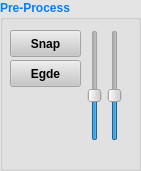
   <widget class="QGroupBox" name="groupBox_2">
    <property name="geometry">
     <rect>
      <x>160</x>
      <y>290</y>
      <width>141</width>
      <height>171</height>
     </rect>
    </property>
    <property name="palette">
     <palette>
      <active>
       <colorrole role="WindowText">
        <brush brushstyle="SolidPattern">
         <color alpha="255">
          <red>7</red>
          <green>124</green>
          <blue>249</blue>
         </color>
        </brush>
       </colorrole>
       <colorrole role="Button">
        <brush brushstyle="SolidPattern">
         <color alpha="255">
          <red>199</red>
          <green>198</green>
          <blue>198</blue>
         </color>
        </brush>
       </colorrole>
       <colorrole role="Light">
        <brush brushstyle="SolidPattern">
         <color alpha="255">
          <red>255</red>
          <green>255</green>
          <blue>255</blue>
         </color>
        </brush>
       </colorrole>
       <colorrole role="Midlight">
        <brush brushstyle="SolidPattern">
         <color alpha="255">
          <red>227</red>
          <green>226</green>
          <blue>226</blue>
         </color>
        </brush>
       </colorrole>
       <colorrole role="Dark">
        <brush brushstyle="SolidPattern">
         <color alpha="255">
          <red>99</red>
          <green>99</green>
          <blue>99</blue>
         </color>
        </brush>
       </colorrole>
       <colorrole role="Mid">
        <brush brushstyle="SolidPattern">
         <color alpha="255">
          <red>133</red>
          <green>132</green>
          <blue>132</blue>
         </color>
        </brush>
       </colorrole>
       <colorrole role="Text">
        <brush brushstyle="SolidPattern">
         <color alpha="255">
          <red>0</red>
          <green>0</green>
          <blue>0</blue>
         </color>
        </brush>
       </colorrole>
       <colorrole role="BrightText">
        <brush brushstyle="SolidPattern">
         <color alpha="255">
          <red>255</red>
          <green>255</green>
          <blue>255</blue>
         </color>
        </brush>
       </colorrole>
       <colorrole role="ButtonText">
        <brush brushstyle="SolidPattern">
         <color alpha="255">
          <red>0</red>
          <green>0</green>
          <blue>0</blue>
         </color>
        </brush>
       </colorrole>
       <colorrole role="Base">
        <brush brushstyle="SolidPattern">
         <color alpha="255">
          <red>20</red>
          <green>10</green>
          <blue>0</blue>
         </color>
        </brush>
       </colorrole>
       <colorrole role="Window">
        <brush brushstyle="SolidPattern">
         <color alpha="255">
          <red>229</red>
          <green>228</green>
          <blue>228</blue>
         </color>
        </brush>
       </colorrole>
       <colorrole role="Shadow">
        <brush brushstyle="SolidPattern">
         <color alpha="255">
          <red>0</red>
          <green>0</green>
          <blue>0</blue>
         </color>
        </brush>
       </colorrole>
       <colorrole role="AlternateBase">
        <brush brushstyle="SolidPattern">
         <color alpha="255">
          <red>227</red>
          <green>226</green>
          <blue>226</blue>
         </color>
        </brush>
       </colorrole>
       <colorrole role="ToolTipBase">
        <brush brushstyle="SolidPattern">
         <color alpha="255">
          <red>255</red>
          <green>255</green>
          <blue>220</blue>
         </color>
        </brush>
       </colorrole>
       <colorrole role="ToolTipText">
        <brush brushstyle="SolidPattern">
         <color alpha="255">
          <red>0</red>
          <green>0</green>
          <blue>0</blue>
         </color>
        </brush>
       </colorrole>
      </active>
      <inactive>
       <colorrole role="WindowText">
        <brush brushstyle="SolidPattern">
         <color alpha="255">
          <red>7</red>
          <green>124</green>
          <blue>249</blue>
         </color>
        </brush>
       </colorrole>
       <colorrole role="Button">
        <brush brushstyle="SolidPattern">
         <color alpha="255">
          <red>199</red>
          <green>198</green>
          <blue>198</blue>
         </color>
        </brush>
       </colorrole>
       <colorrole role="Light">
        <brush brushstyle="SolidPattern">
         <color alpha="255">
          <red>255</red>
          <green>255</green>
          <blue>255</blue>
         </color>
        </brush>
       </colorrole>
       <colorrole role="Midlight">
        <brush brushstyle="SolidPattern">
         <color alpha="255">
          <red>227</red>
          <green>226</green>
          <blue>226</blue>
         </color>
        </brush>
       </colorrole>
       <colorrole role="Dark">
        <brush brushstyle="SolidPattern">
         <color alpha="255">
          <red>99</red>
          <green>99</green>
          <blue>99</blue>
         </color>
        </brush>
       </colorrole>
       <colorrole role="Mid">
        <brush brushstyle="SolidPattern">
         <color alpha="255">
          <red>133</red>
          <green>132</green>
          <blue>132</blue>
         </color>
        </brush>
       </colorrole>
       <colorrole role="Text">
        <brush brushstyle="SolidPattern">
         <color alpha="255">
          <red>0</red>
          <green>0</green>
          <blue>0</blue>
         </color>
        </brush>
       </colorrole>
       <colorrole role="BrightText">
        <brush brushstyle="SolidPattern">
         <color alpha="255">
          <red>255</red>
          <green>255</green>
          <blue>255</blue>
         </color>
        </brush>
       </colorrole>
       <colorrole role="ButtonText">
        <brush brushstyle="SolidPattern">
         <color alpha="255">
          <red>0</red>
          <green>0</green>
          <blue>0</blue>
         </color>
        </brush>
       </colorrole>
       <colorrole role="Base">
        <brush brushstyle="SolidPattern">
         <color alpha="255">
          <red>20</red>
          <green>10</green>
          <blue>0</blue>
         </color>
        </brush>
       </colorrole>
       <colorrole role="Window">
        <brush brushstyle="SolidPattern">
         <color alpha="255">
          <red>229</red>
          <green>228</green>
          <blue>228</blue>
         </color>
        </brush>
       </colorrole>
       <colorrole role="Shadow">
        <brush brushstyle="SolidPattern">
         <color alpha="255">
          <red>0</red>
          <green>0</green>
          <blue>0</blue>
         </color>
        </brush>
       </colorrole>
       <colorrole role="AlternateBase">
        <brush brushstyle="SolidPattern">
         <color alpha="255">
          <red>227</red>
          <green>226</green>
          <blue>226</blue>
         </color>
        </brush>
       </colorrole>
       <colorrole role="ToolTipBase">
        <brush brushstyle="SolidPattern">
         <color alpha="255">
          <red>255</red>
          <green>255</green>
          <blue>220</blue>
         </color>
        </brush>
       </colorrole>
       <colorrole role="ToolTipText">
        <brush brushstyle="SolidPattern">
         <color alpha="255">
          <red>0</red>
          <green>0</green>
          <blue>0</blue>
         </color>
        </brush>
       </colorrole>
      </inactive>
      <disabled>
       <colorrole role="WindowText">
        <brush brushstyle="SolidPattern">
         <color alpha="255">
          <red>99</red>
          <green>99</green>
          <blue>99</blue>
         </color>
        </brush>
       </colorrole>
       <colorrole role="Button">
        <brush brushstyle="SolidPattern">
         <color alpha="255">
          <red>199</red>
          <green>198</green>
          <blue>198</blue>
         </color>
        </brush>
       </colorrole>
       <colorrole role="Light">
        <brush brushstyle="SolidPattern">
         <color alpha="255">
          <red>255</red>
          <green>255</green>
          <blue>255</blue>
         </color>
        </brush>
       </colorrole>
       <colorrole role="Midlight">
        <brush brushstyle="SolidPattern">
         <color alpha="255">
          <red>227</red>
          <green>226</green>
          <blue>226</blue>
         </color>
        </brush>
       </colorrole>
       <colorrole role="Dark">
        <brush brushstyle="SolidPattern">
         <color alpha="255">
          <red>99</red>
          <green>99</green>
          <blue>99</blue>
         </color>
        </brush>
       </colorrole>
       <colorrole role="Mid">
        <brush brushstyle="SolidPattern">
         <color alpha="255">
          <red>133</red>
          <green>132</green>
          <blue>132</blue>
         </color>
        </brush>
       </colorrole>
       <colorrole role="Text">
        <brush brushstyle="SolidPattern">
         <color alpha="255">
          <red>99</red>
          <green>99</green>
          <blue>99</blue>
         </color>
        </brush>
       </colorrole>
       <colorrole role="BrightText">
        <brush brushstyle="SolidPattern">
         <color alpha="255">
          <red>255</red>
          <green>255</green>
          <blue>255</blue>
         </color>
        </brush>
       </colorrole>
       <colorrole role="ButtonText">
        <brush brushstyle="SolidPattern">
         <color alpha="255">
          <red>99</red>
          <green>99</green>
          <blue>99</blue>
         </color>
        </brush>
       </colorrole>
       <colorrole role="Base">
        <brush brushstyle="SolidPattern">
         <color alpha="255">
          <red>229</red>
          <green>228</green>
          <blue>228</blue>
         </color>
        </brush>
       </colorrole>
       <colorrole role="Window">
        <brush brushstyle="SolidPattern">
         <color alpha="255">
          <red>229</red>
          <green>228</green>
          <blue>228</blue>
         </color>
        </brush>
       </colorrole>
       <colorrole role="Shadow">
        <brush brushstyle="SolidPattern">
         <color alpha="255">
          <red>0</red>
          <green>0</green>
          <blue>0</blue>
         </color>
        </brush>
       </colorrole>
       <colorrole role="AlternateBase">
        <brush brushstyle="SolidPattern">
         <color alpha="255">
          <red>199</red>
          <green>198</green>
          <blue>198</blue>
         </color>
        </brush>
       </colorrole>
       <colorrole role="ToolTipBase">
        <brush brushstyle="SolidPattern">
         <color alpha="255">
          <red>255</red>
          <green>255</green>
          <blue>220</blue>
         </color>
        </brush>
       </colorrole>
       <colorrole role="ToolTipText">
        <brush brushstyle="SolidPattern">
         <color alpha="255">
          <red>0</red>
          <green>0</green>
          <blue>0</blue>
         </color>
        </brush>
       </colorrole>
      </disabled>
     </palette>
    </property>
    <property name="font">
     <font>
      <weight>75</weight>
      <bold>true</bold>
     </font>
    </property>
    <property name="autoFillBackground">
     <bool>true</bool>
    </property>
    <property name="title">
     <string>Pre-Process</string>
    </property>
    <widget class="QPushButton" name="edge_btn">
     <property name="geometry">
      <rect>
       <x>10</x>
       <y>60</y>
       <width>71</width>
       <height>27</height>
      </rect>
     </property>
     <property name="text">
      <string>Egde</string>
     </property>
    </widget>
    <widget class="QSlider" name="v1_sl">
     <property name="geometry">
      <rect>
       <x>80</x>
       <y>30</y>
       <width>29</width>
       <height>111</height>
      </rect>
     </property>
     <property name="maximum">
      <number>255</number>
     </property>
     <property name="pageStep">
      <number>5</number>
     </property>
     <property name="value">
      <number>100</number>
     </property>
     <property name="orientation">
      <enum>Qt::Vertical</enum>
     </property>
    </widget>
    <widget class="QPushButton" name="snap_btn">
     <property name="geometry">
      <rect>
       <x>10</x>
       <y>30</y>
       <width>71</width>
       <height>27</height>
      </rect>
     </property>
     <property name="text">
      <string>Snap</string>
     </property>
     <property name="checkable">
      <bool>false</bool>
     </property>
    </widget>
    <widget class="QSlider" name="v2_sl">
     <property name="geometry">
      <rect>
       <x>100</x>
       <y>30</y>
       <width>29</width>
       <height>111</height>
      </rect>
     </property>
     <property name="maximum">
      <number>255</number>
     </property>
     <property name="value">
      <number>100</number>
     </property>
     <property name="orientation">
      <enum>Qt::Vertical</enum>
     </property>
    </widget>
   </widget>
